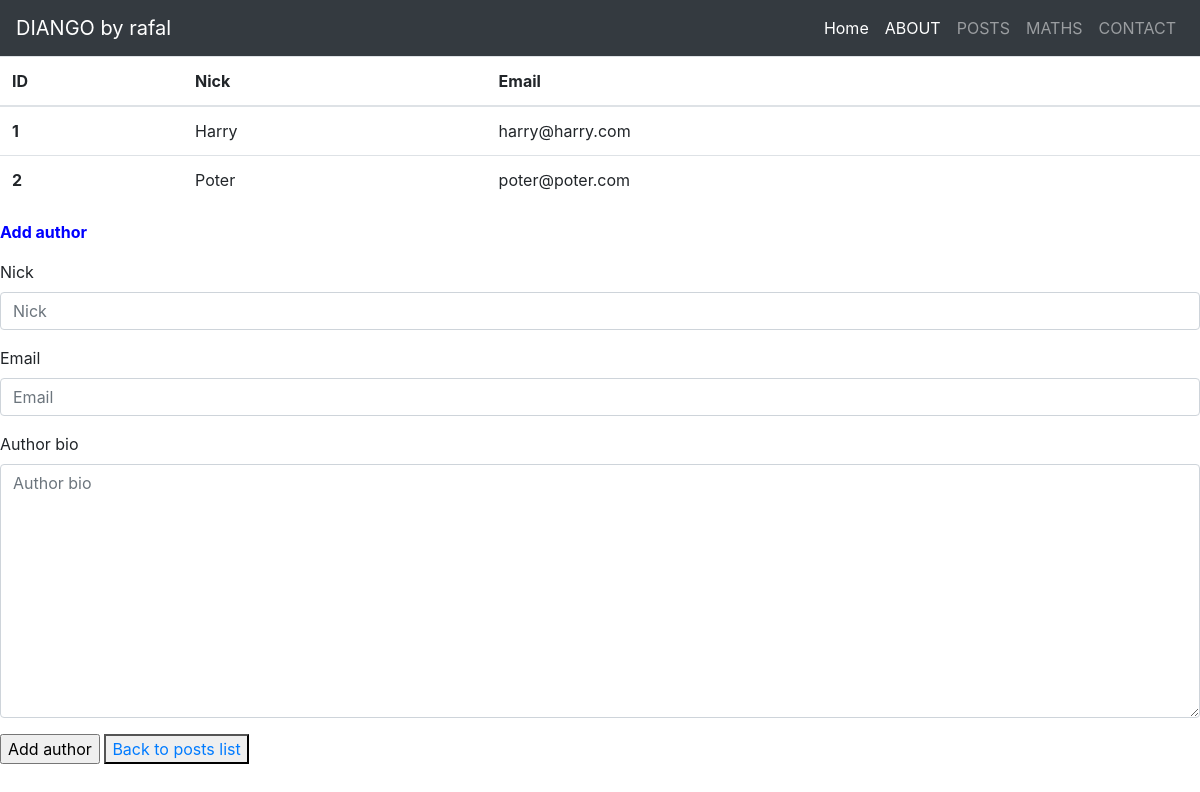
Before: /posts/auth_add/ with the older database file.
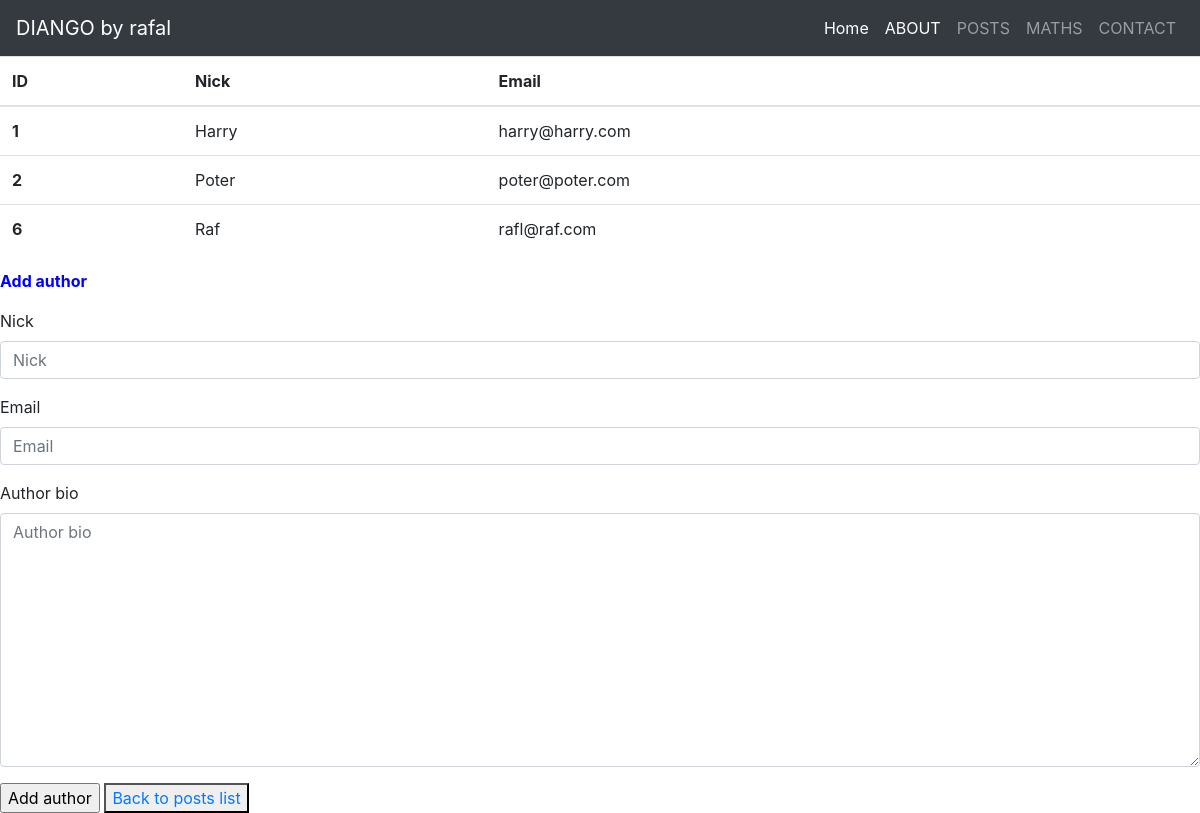
After: the same page with the newer database file.
### posts/models.py (models this page shows, shortened)
class Author(models.Model):
    nick = models.CharField(max_length=5)
    email = models.EmailField(max_length=70,blank=True,unique=True)
    author_bio = models.TextField(null=True, blank=True)

### posts/views.py (the view, shortened to what this page needs)
# urls.py: path('auth_add/', add_author,  name="auth_add"),
def add_author(request):
    form_auth = AuthorForm()
    results_auth = Author.objects.all()
    return render(
        request=request,
        template_name="posts/auth_add.html",
        context={
            "results_auth": results_auth,
            "form_auth": form_auth
        }
    )

### posts/forms.py
class AuthorForm(forms.ModelForm):
    class Meta:
        model = Author
        fields = ["nick", "email", "author_bio"]

### posts/templates/posts/auth_add.html (shortened to what this page needs)
{% extends "greetings/main.html" %}
{% load bootstrap4 %}
{% block content %}
    <table class="table">
        <thead>
          <tr>
            <th scope="col">ID</th>
            <th scope="col">Nick</th>
            <th scope="col">Email</th>
          </tr>
        </thead>
        <tbody>
            <tbody>
                {% for a in results_auth %}
                    <tr>
                        <th>{{ a.id }}</a></th>
                        <td> {{ a.nick }}</td>
                        <td> {{ a.email }}</td>
                    </tr>
                {% endfor %}
        </tbody>
      </table>
    <form method="post">
        <div style="color:blue">
            <p><b>Add author</b></p>
        </div>
        {% bootstrap_form form_auth %}
        <input type="submit" value="Add author">
        <button type="button">
            <a href="{% url "posts:post_add" %}">Back to posts list</a>
        </button>
    </form>
{% endblock %}

Changed rows visible on the page:
added Author: id "6", nick "Raf", email "rafl@raf.com"
